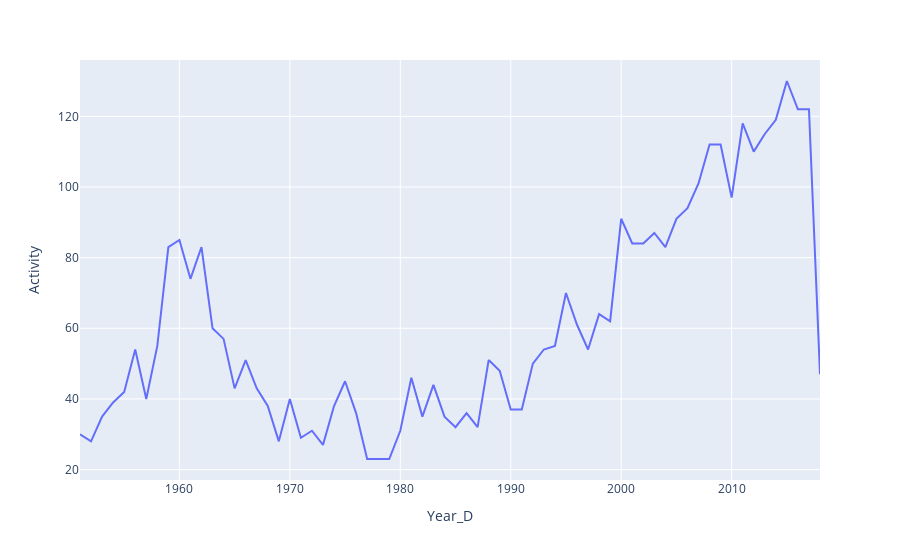

Here is the notebook cell this chart was saved with:
### Code cell
fig.show()

### Figure 1 — Plotly figure (JSON) as saved in the notebook; plotly's stock layout.template omitted (floating-point values rounded to 4 significant figures)
{"data": [{"hovertemplate": "Year_D=%{x}<br>Activity=%{y}<extra></extra>", "legendgroup": "", "line": {"color": "#636efa", "dash": "solid"}, "marker": {"symbol": "circle"}, "mode": "lines", "name": "", "orientation": "v", "showlegend": false, "type": "scatter", "x": [1951, 1952, 1953, 1954, 1955, 1956, 1957, 1958, 1959, 1960, 1961, 1962, 1963, 1964, 1965, 1966, 1967, 1968, 1969, 1970, 1971, 1972, 1973, 1974, 1975, 1976, 1977, 1978, 1979, 1980, 1981, 1982, 1983, 1984, 1985, 1986, 1987, 1988, 1989, 1990, 1991, 1992, 1993, 1994, 1995, 1996, 1997, 1998, 1999, 2000, 2001, 2002, 2003, 2004, 2005, 2006, 2007, 2008, 2009, 2010, 2011, 2012, 2013, 2014, 2015, 2016, 2017, 2018], "xaxis": "x", "y": [30, 28, 35, 39, 42, 54, 40, 55, 83, 85, 74, 83, 60, 57, 43, 51, 43, 38, 28, 40, 29, 31, 27, 38, 45, 36, 23, 23, 23, 31, 46, 35, 44, 35, 32, 36, 32, 51, 48, 37, 37, 50, 54, 55, 70, 61, 54, 64, 62, 91, 84, 84, 87, 83, 91, 94, 101, 112, 112, 97, 118, 110, 115, 119, 130, 122, 122, 47], "yaxis": "y"}], "layout": {"legend": {"tracegroupgap": 0}, "margin": {"t": 60}, "xaxis": {"anchor": "y", "domain": [0, 1], "title": {"text": "Year_D"}}, "yaxis": {"anchor": "x", "domain": [0, 1], "title": {"text": "Activity"}}}}
